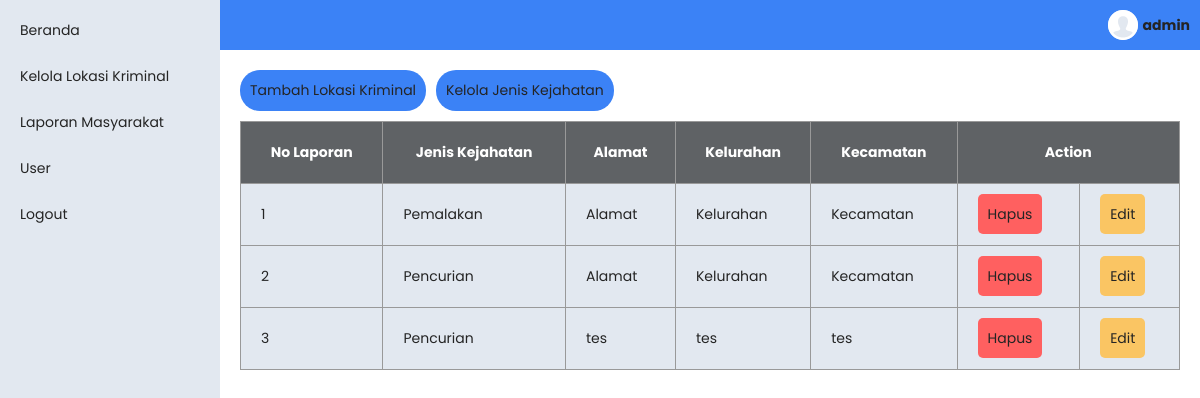
/kelola-data-kriminal.php (signed in), run on the app's committed database.
### tables this page shows
CREATE TABLE `user` (
  `id` int(11) NOT NULL,
  `username` varchar(100) NOT NULL,
  `password` varchar(100) NOT NULL DEFAULT ''
);

CREATE TABLE `lokasi_kriminal` (
  `id` int(11) NOT NULL,
  `jenis_kejahatan` varchar(100) NOT NULL,
  `alamat` varchar(100) NOT NULL,
  `kecamatan` varchar(100) NOT NULL,
  `kelurahan` varchar(100) NOT NULL,
  `latitude` decimal(9,6) NOT NULL,
  `longitude` decimal(9,6) NOT NULL
);

### views/kelola-data-kriminal-view.php (the view, shortened to what this page needs)
<?php
  $conn = OpenCon();
  $query = "SELECT * FROM lokasi_kriminal";
  $result = $conn->query($query);
  $data =$result->fetch_all();
?>
<div>
  <div class='link-wraper'>
    <a style='padding: 10px; background-color: var(--primary)' href="form-lokasi-laporan.php">Tambah Lokasi Kriminal</a>
    <a style='padding: 10px; background-color: var(--primary)' href="kelola-jenis-kejahatan.php">Kelola Jenis Kejahatan</a>
  </div>
  <table>
    <tr>
      <th>No Laporan</th>
      <th>Jenis Kejahatan</th>
      <th>Alamat</th>
      <th>Kelurahan</th>
      <th>Kecamatan</th>
      <th colspan='2'>Action</th>
    </tr>
    <?php if(mysqli_num_rows($result) < 1):?>
      <tr>
        <td colspan='8'>
          <h1 style='text-align: center;'>Tidak ada data</h1>
        </td>
      </tr>
    <?php else: ?>
    <?php foreach($data as $key=>$row): ?>
      <tr>
        <td><?= $key + 1 ?></td>
        <td><?= $row[1]?></td>
        <td><?= $row[2]?></td>
        <td><?= $row[4]?></td>
        <td><?= $row[3]?></td>
        <td>
          <a class='button delete' href='hapus-lokasi-kriminal.php?id=<?= $row[0]?>'>Hapus</a>
        </td>
        <td>
          <a class='button edit' href="edit-lokasi-kriminal.php?id=<?= $row[0]?>">Edit</a>
        </td>
      </tr>
    <?php endforeach; ?>
    <?php endif; ?>
  </table>
</div>

### kelola-data-kriminal.php (shortened to what this page needs)
<?php
  if(isset($_SESSION['user-id']) == null){
    $childview = 'views/need-login.php';
    include('layout.php');
  }else{
    include('layout.php');
  }
?>

### layout.php (shortened to what this page needs)
<?php
  $conn = OpenCon();
  if(isset($_SESSION['user-id'])){
    $id = $_SESSION['user-id'];
    $query = "SELECT * FROM user WHERE id='$id'";
    $result = $conn->query($query);
    $user = mysqli_fetch_assoc($result);
  }
?>
<!DOCTYPE html>
<html lang="en">
<head>
  <link rel="stylesheet" href="style.css">
  <link rel="stylesheet" href="./leaflet/leaflet.css">
</head>
<body>
  <div class='container'>
    <div class='wraper'>
      <?php include 'sidebar.php'?>
      <div class='main-wraper'>
        <?php include 'header.php'?>
        <div class='main'>
          <?php include($childview); ?>
        </div>
      </div>
    </div>
  </div>
</body>
</html>

### sidebar.php
<div class='sidebar'>
  <a href="dashboard.php">Beranda</a>
  <?php if(isset($_SESSION['user-id'])):?>
    <a href="kelola-data-kriminal.php">Kelola Lokasi Kriminal</a>
    <a href="laporan-masyarakat.php">Laporan Masyarakat</a>
    <a href="user.php">User</a>
    <a href="logout.php">Logout</a>
  <?php endif ?>
</div>

### header.php (shortened to what this page needs)
<div class='header'>
  <?php if(isset($_SESSION['user-id'])):?>
    <a href='user.php' class='avatar-container'>
      <div class='avatar'>
        <img src="./img/iconmonstr-user-19-240.png" alt="" style='width:100%'>
      </div>
      <span><?= $user['username']?></span>
    </a>
  <?php else:?>
    <a class='login-button' href="login.php">Login</a>
  <?php endif ?>
</div>

### style.css (style rules this page uses)
:root { --primary:#3b82f6; --secondary:#e2e8f0; --border: rgb(153, 153, 153) }
* { margin: 0; padding: 0; font-family: 'Poppins'; color: rgb(36, 36, 36); font-size: 14px; }
html, body { box-sizing: border-box; height: 100%; }
a { text-decoration: none; color: inherit; }
.container { height: 100%; width: 100%; }
.wraper { width: 100%; height: 100%; display: flex; position: relative; }
.main-wraper { display: flex; flex-direction: column; width: 100%; height: 100%; overflow: auto; left: 0px; position: absolute; }
.header { height: 30px; background-color: var(--primary); display: flex; justify-content: space-between; align-items: center; padding: 10px; flex-direction: row-reverse; }
.main { height: 100%; padding: 5px; overflow: auto; position: relative; }
.sidebar { display: flex; flex-direction: column; gap: 5px; width: 200px; background-color: var(--secondary); overflow: auto; padding: 10px; position: fixed; left: -1000px; height: 100%; z-index: 99999999; transition: all ease-in-out 300ms; }
.sidebar > a { border-radius: 10px; padding: 10px; font-size: 14px; }
table { width: 100%; border-collapse: collapse; border: 1px solid var(--border); background-color: var(--secondary); backdrop-filter: blur(4px); }
td, tr, th { border: 1px solid var(--border); padding: 20px; }
th { background-color: rgba(0, 0, 0, 0.575); color: white; }
.link-wraper { display: flex; gap: 10px; margin-bottom: 10px; }
.link-wraper > a { padding: 10px; text-align: center; border-radius: 20px; background-color: grey; }
.button { padding: 10px; border-radius: 5px; text-align: center; }
.delete { background-color: rgb(255, 96, 96); }
.edit { background-color: rgb(250, 197, 99); }
.avatar-container { display: flex; gap: 5px; justify-content: center; align-items: center; }
.avatar-container { font-weight: bold; }
.avatar { border-radius: 900px; width: 30px; height: 30px; background-color: var(--secondary); }
@media only screen and (min-width: 600px) { .sidebar { left: 0px; } }
@media only screen and (min-width: 600px) { .main { padding: 20px; } }
@media only screen and (min-width: 600px) { .main-wraper { position: absolute; left: 220px; width: calc(100% - 220px); } }
@media only screen and (min-width: 600px) { .header { flex-direction: row; } }

### data on the page
user: username "admin"
lokasi_kriminal: jenis_kejahatan "Pemalakan", alamat "Alamat", kelurahan "Kelurahan", kecamatan "Kecamatan"
lokasi_kriminal: jenis_kejahatan "Pencurian", alamat "Alamat", kelurahan "Kelurahan", kecamatan "Kecamatan"
lokasi_kriminal: jenis_kejahatan "Pencurian", alamat "tes", kelurahan "tes", kecamatan "tes"
